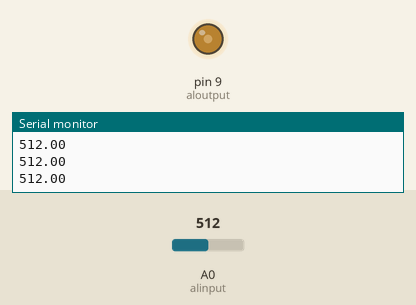
The sketch below on a simulated Arduino Uno, built with avr-gcc and run on an emulated ATmega328P. On the bench: output pins drawn as LEDs (lit = HIGH), the last lines printed to the serial monitor. Inputs (shaded band) come from the test bench; at power-on: A0 (alinput) = 512.

Above: at 1.3 s.
1.4 s: A0 (alinput) set to 592
2.9 s: A0 (alinput) set to 606
At 3.4 s:
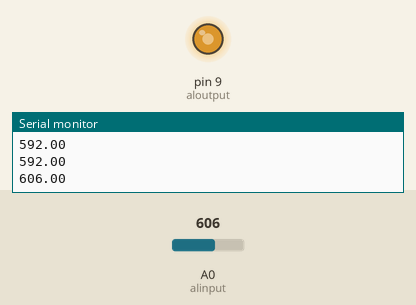
4.5 s: A0 (alinput) set to 390
At 5.7 s:
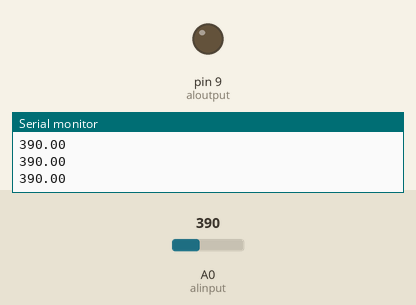
6.0 s: A0 (alinput) set to 408
At 7.1 s:
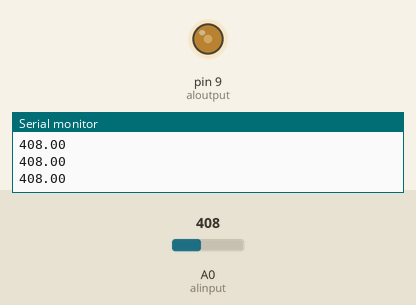
7.5 s: A0 (alinput) set to 306
At 8.3 s:
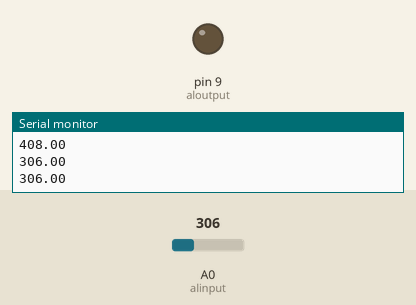
Timing chart, 0 to 10.0 s (numbered marks = the images above; inputs shaded):
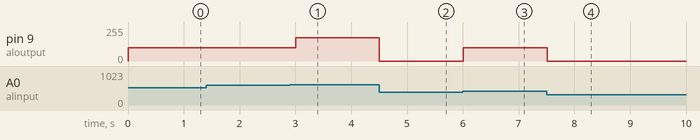

The sketch:

ldr_caliberation.ino
```cpp
/*
Adaptive Lighting System
======== ======== ======
rev v.1
#Test program for Adaptive Lighting
#Controls the brightness of an LED according to the amount of light present.
#Connects the sensor at pin A0 and the LED at pin 9
#The input is read and the voltage value is sent serially.
#The prograam varies it's PWM according to the input voltage.
*/

//AI-Adaptive Lighting

#define alinput A0
#define aloutput 9
#define alinterrupt A1
#define aloverride A2
#define althresholdlow 400
#define althresholdmedium 600
#define althresholdhigh 900


float alsensor,alvoltage;
int albrightness;

void setup()
{
  Serial.begin(9600);
  pinMode(alinterrupt,INPUT);
  pinMode(aloverride,INPUT);

}

void loop()
{ alsensor = analogRead(alinput); //read the sensor value
  albrightness = alsensor / 4; //convert the value from 10-bit resolution to 8-bit res
  alvoltage = alsensor * (5.0 / 1024.0); //convert the value into actual voltage range 0-5V
  //Serial.print("The voltage is: ");  //prints the voltage through serial
  Serial.println(alsensor);
  if(alsensor>=althresholdlow)
   { analogWrite(aloutput,100); //output the PWM to the LED
     if(alsensor>=althresholdmedium)
      analogWrite(aloutput,175);
     else if(alsensor>=althresholdhigh)
      analogWrite(aloutput,255);
   }
   if(alsensor<althresholdlow)
    analogWrite(aloutput,0);

  //analogWrite(aloutput,albrightness); //output the PWM to the LED
  //while(digitalRead(alinterrupt)) //interrupt function
//  { if(digitalRead(aloverride)) //override - ON
  //   analogWrite(aloutput,255);
    //else //override - OFF
     //analogWrite(aloutput,0);
  //}
  delay(500);
}
```

Measured:
- the behaviour switches between 599 and 600 on A0 (alinput) (found by bisection; images 0 and 1)
- the behaviour switches between 399 and 400 on A0 (alinput) (found by bisection; images 2 and 3)
- after the input at 2.9 s, pin 9 (aloutput): 100/255 → 175/255 after 0.10 s
- after the input at 4.5 s, pin 9 (aloutput): 175/255 → 0/255 at once
- after the input at 6.0 s, pin 9 (aloutput): 0/255 → 100/255 at once
- after the input at 7.5 s, pin 9 (aloutput): 100/255 → 0/255 at once
